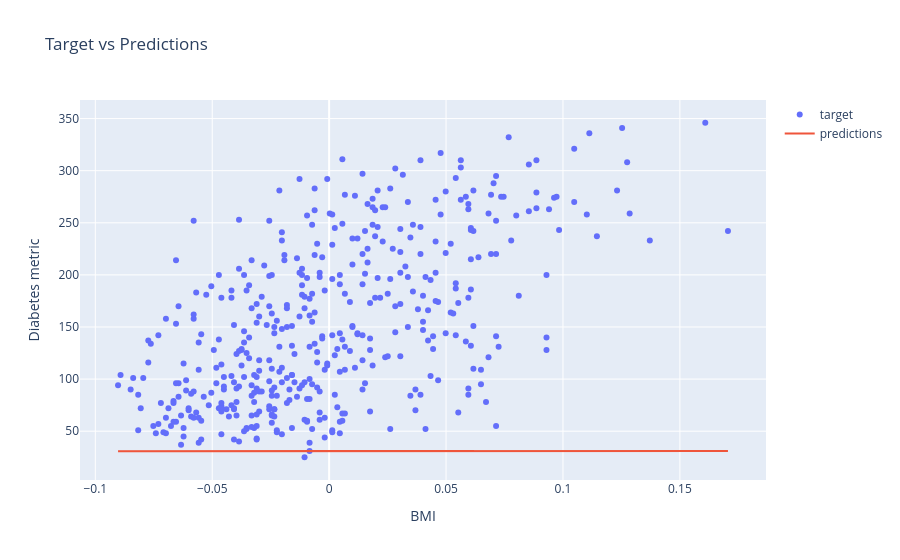

The cell this chart's notebook holds for it:
### Markdown cell above
Wesee that the values of the two parameters have changed, let's see how it affected the predictions of the model. 
Visualize the data vs the model's predictions.

### Code cell
fig = go.Figure()
fig.add_trace(go.Scatter(x=diabetes_X, y=y,
                    mode='markers',
                    name='target'))
fig.add_trace(go.Scatter(x=diabetes_X, y=model(diabetes_X),
                    mode='lines',
                    name='predictions'))
fig.update_layout(
    title="Target vs Predictions",
    xaxis_title="BMI",
    yaxis_title="Diabetes metric"
    )
fig.show()

### Figure 1 — Plotly figure (JSON) as saved in the notebook; plotly's stock layout.template omitted (floating-point values rounded to 4 significant figures; data arrays with more than 128 entries replaced by an {"elided": "..."} marker saying what was removed)
{"data": [{"mode": "markers", "name": "target", "type": "scatter", "x": {"elided": "442 float values"}, "y": {"elided": "442 float values"}}, {"mode": "lines", "name": "predictions", "type": "scatter", "x": {"elided": "442 float values"}, "y": {"elided": "442 float values"}}], "layout": {"title": {"text": "Target vs Predictions"}, "xaxis": {"title": {"text": "BMI"}}, "yaxis": {"title": {"text": "Diabetes metric"}}}}
